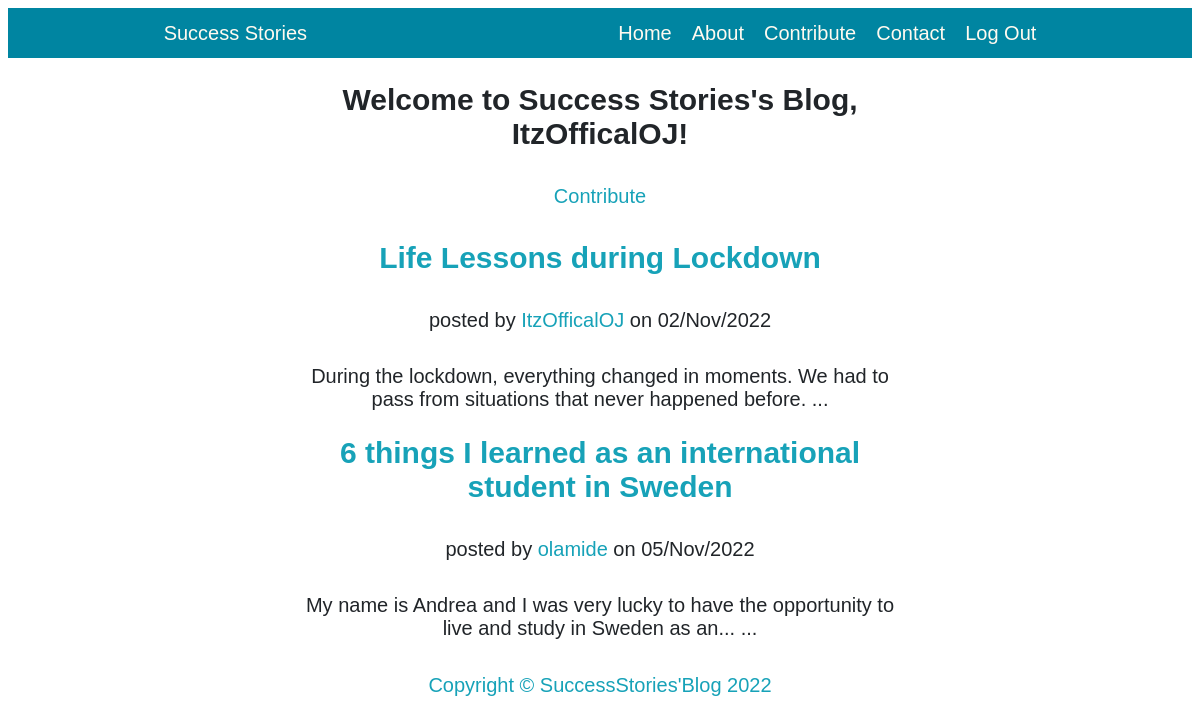
The page / (signed in) on the database its author committed.
### app.py (models this page shows, shortened)
class User(db.Model, UserMixin):
    __tablename__ = "users"
    id = db.Column(db.Integer, primary_key=True)
    username = db.Column(db.String(50), nullable=False, unique=True)
    first_name = db.Column(db.String(50), nullable=False)
    last_name = db.Column(db.String(50), nullable=False)
    email = db.Column(db.String(80), nullable=False, unique=True)
    password_hash = db.Column(db.Text, nullable=False)
    post_by = db.relationship("Post", back_populates="created_by", lazy="dynamic")

class Post(db.Model):
    __tablename__ = "posts"
    id = db.Column(db.Integer, primary_key=True)
    title = db.Column(db.String(80), nullable=False)
    content = db.Column(db.String, nullable=False)
    created_on = db.Column(db.DateTime, default=datetime.now())
    user_id = db.Column(db.Integer, db.ForeignKey("users.id"), unique=False, nullable=False)
    author = db.Column(db.String, nullable=False)
    created_by = db.relationship("User", back_populates="post_by")

### app.py (the view)
@app.route('/')
def index():
    post = Post.query.filter_by().all()
    context = {
        "posts":post
    }
    return render_template('index.html', **context)

### app.py (called while the page is built)
@login_manager.user_loader
def user_loader(id):
    return User.query.get(int(id))

### templates/index.html
{% extends 'layout.html' %} {% block content %}
{% if current_user.is_authenticated %}
<h2>Welcome to Success Stories's Blog, {{current_user.username}}!</h2>
<p><a href="{{url_for('contribute')}}" class="button">Contribute</a></p>
{% else %}
<h2>Welcome  to Success Stories's Blog! </h2>
<p>Hello, adventurer, why wander alone? <a href="{{url_for('login')}}">Join us</a> and tell your success stories here...</p>
{% endif %}
{% for post in posts%}
<div class="post-preview">
  <a href="/post/{{post.id}}/">
    <h2 class="post-tilte">
      {{post.title}}
    </h2>
  </a>
  <p class="post-meta"> posted by
    <a href="#">{{post.author}}</a> on {{post.created_on.strftime('%d/%b/%Y')}}</p>
    {{ post.content[0:300] }} ...
</div>
{% endfor %}
{% endblock content %}

### static/css/clean-blog.css (style rules this page uses)
* { font-family: Arial, Helvetica, sans-serif; box-sizing: border-box; }
body { font-size:20px; color:#212529; text-align: center; font-family:Lora,'Times New Roman',serif, }
a { text-decoration: none; color: #17a2b8; }
p { line-height:1.5;margin:30px 0 }

### rows shown on the page
User: username "ItzOfficalOJ"
Post: title "Life Lessons during Lockdown", author "ItzOfficalOJ", created_on "02/Nov/2022", content "During the lockdown, everything changed in moments. We had to pass from situations that never happened before."
Post: title "6 things I learned as an international student in Sweden", author "olamide", created_on "05/Nov/2022", content "My name is Andrea and I was very lucky to have the opportunity to live and study in Sweden as an..."
